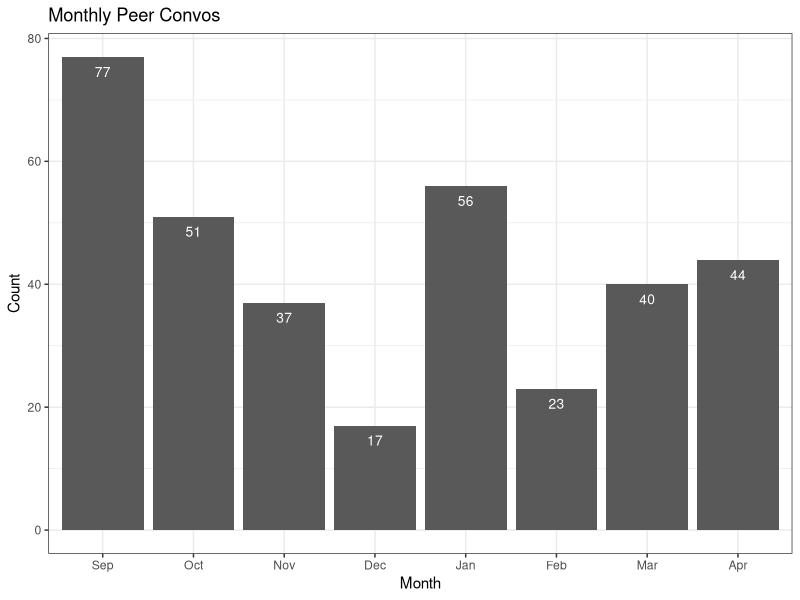
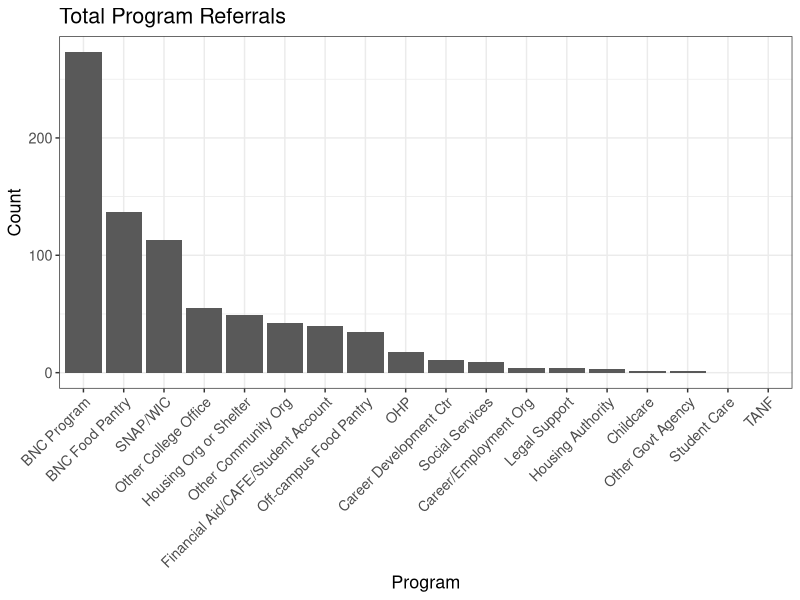
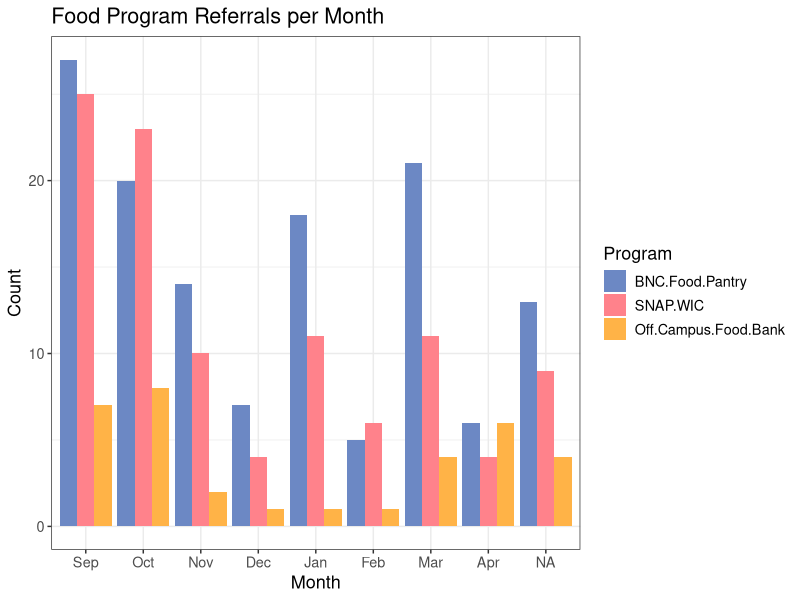
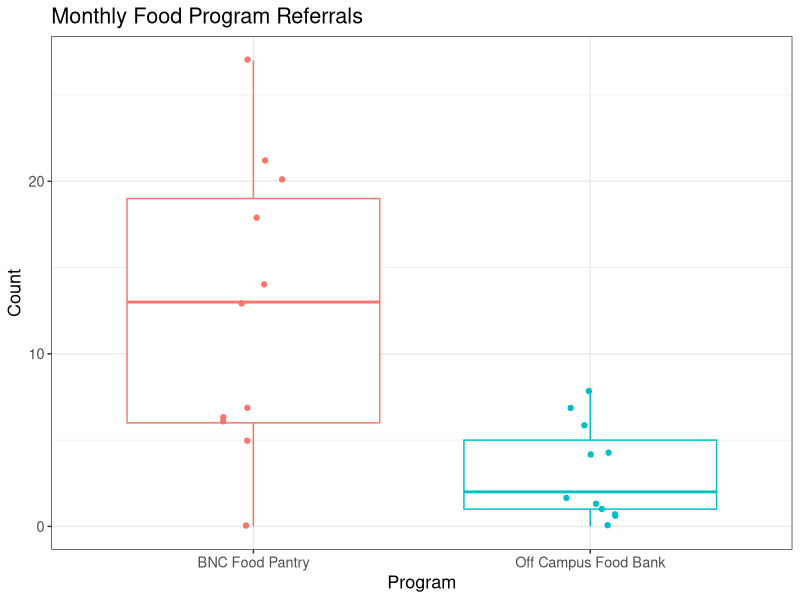
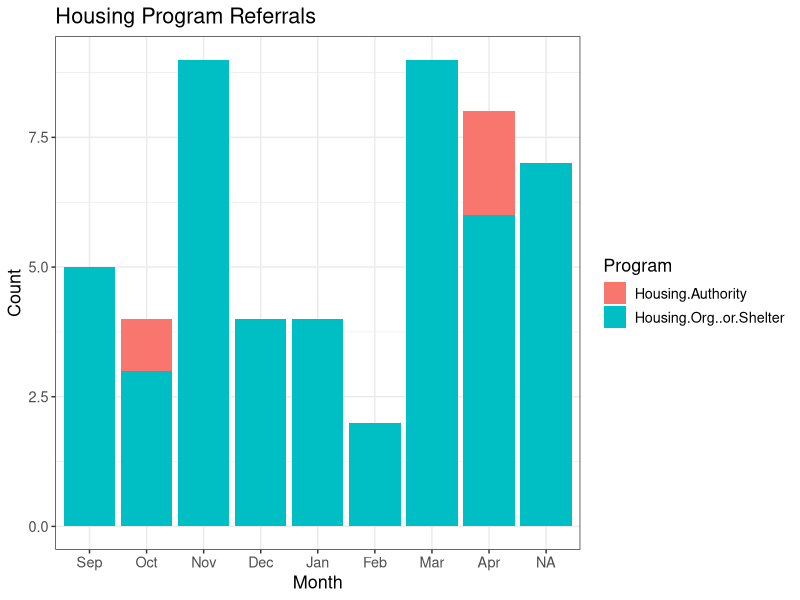
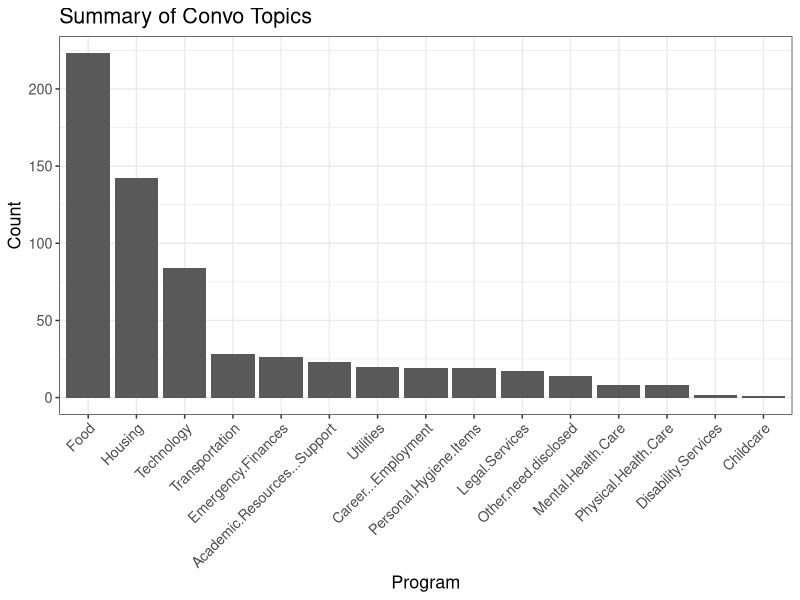
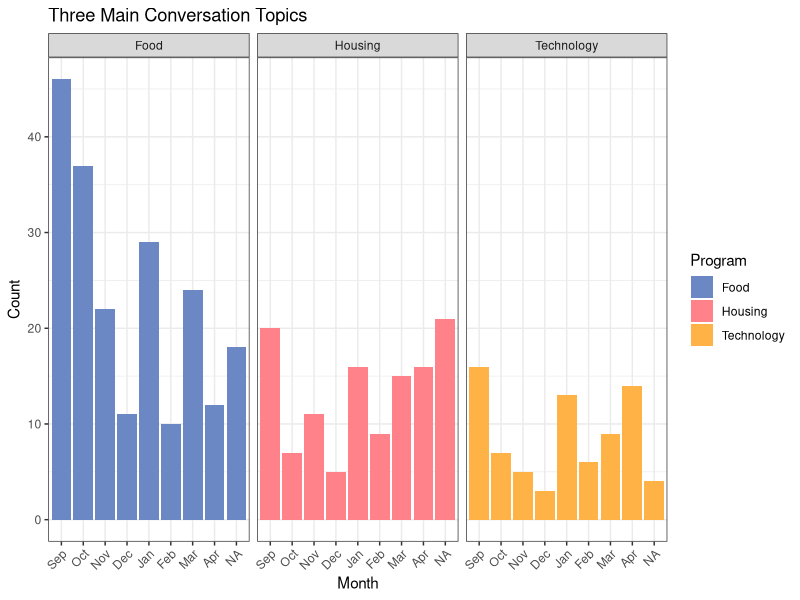
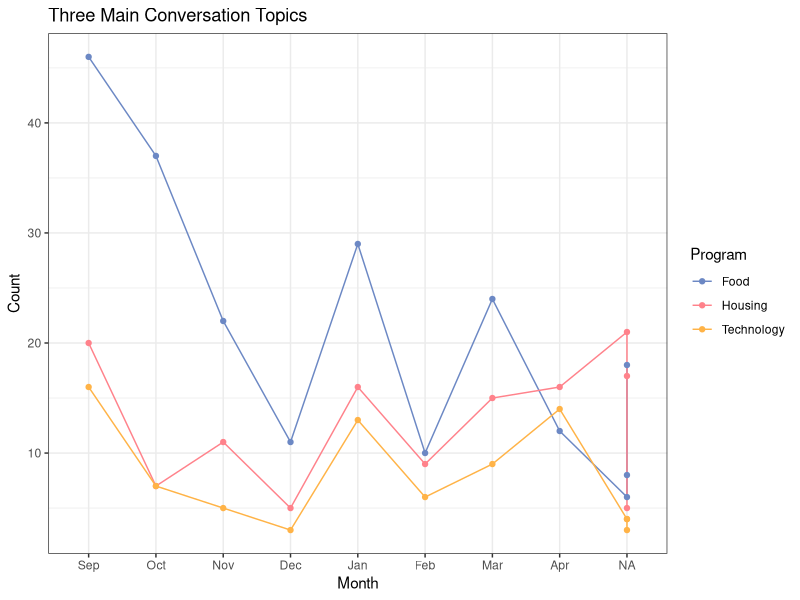

Reproduce these figures in R, in order.
## ---- chunk 1
#| label: Libraries
#| echo: false
suppressPackageStartupMessages(library(tidyverse))
## ---- chunk 2
#| label: Palette
#| echo: false
pal <- c("#6C88C4","#FF828B","#FFB347")
## ---- chunk 3
#| label: Referral Data Processing
#| echo: false
referrals <- read.csv('Referrals.csv')

month_order <- c("Sep", "Oct", "Nov", "Dec", "Jan", "Feb", "Mar", "Apr")

referrals <- referrals |>
  pivot_longer(cols = -1,
                names_to = 'Program',
                values_to = 'Count') |>
    rename(Month = Referral) |>
  mutate(Month = factor(Month, levels = month_order))
## ---- chunk 4
#| label: Monthly Peer Convos
#| echo: false

convo_counts = c(77, 51, 37, 17, 56, 23, 40, 44)

convo_totals <- data.frame(Month = factor(month_order, levels = month_order), Count = convo_counts)

ggplot(convo_totals, aes(x = Month, y = Count)) +
  geom_col() +
  theme(text=element_text(size=13, family="sans")) +
  geom_text(aes(label = Count), vjust = 2, color = "white", size = 3.5) +
  theme_bw() +
  labs(
    title = 'Monthly Peer Convos'
  )
## ---- chunk 5
#| label: Summary of Referrals
#| echo: false

referral_summary <- referrals |>
  group_by(Program) |>
  summarize(Count = sum(Count)) |>
  arrange(desc(Count)) |>
  mutate(Program = factor(Program, levels = Program))

programs = c('BNC Program', 'BNC Food Pantry', 'SNAP/WIC', 'Other College Office', 'Housing Org or Shelter', 'Other Community Org', 'Financial Aid/CAFE/Student Account', 'Off-campus Food Pantry', 'OHP', 'Career Development Ctr', 'Social Services', 'Career/Employment Org', 'Legal Support', 'Housing Authority', 'Childcare', 'Other Govt Agency', 'Student Care', 'TANF')

ggplot(referral_summary, aes(x = Program, y = Count)) +
  geom_col() +
  scale_x_discrete(labels = programs) +
  theme_bw() +
  theme(axis.text.x = element_text(angle = 45, hjust = 1),
        text=element_text(size=13, family="sans")) +
  labs(
    title = 'Total Program Referrals'
  )
## ---- chunk 6
#| label: Food Program Referrals
#| echo: false

# Isolate the food programs
food_programs <- referrals |>
  filter(Program == c('SNAP.WIC', 'BNC.Food.Pantry', 'Off.Campus.Food.Bank')) |>
  mutate(Program = factor(Program, levels = c('BNC.Food.Pantry', 'SNAP.WIC', 'Off.Campus.Food.Bank')))
  
# Create barplot of food programs
ggplot(data = food_programs, aes(x = Month, y = Count, fill = Program)) +
  geom_col(position = 'dodge') +
  scale_fill_manual(values = pal) +
  theme_bw() +
  theme(text=element_text(size=13, family="sans")) +
  labs(
    title = 'Food Program Referrals per Month'
  )
## ---- chunk 7
#| label: BNC vs. Outside Pantry Referrals
#| echo: false

food_pantries <- referrals |>
  filter(Program == c('Off.Campus.Food.Bank', 'BNC.Food.Pantry')) |>
  mutate(Program = factor(Program, levels = c('BNC.Food.Pantry', 'Off.Campus.Food.Bank')))

labels <- c('BNC Food Pantry', 'Off Campus Food Bank')

ggplot(food_pantries, aes(Program, Count, color = Program)) +
  geom_boxplot(outlier.shape = NA) + geom_jitter(width = 0.09) +
  theme_bw() +
  theme(text=element_text(size=13, family="sans"),
        legend.position = "none")+
  labs(
    title = 'Monthly Food Program Referrals',
  ) +
  scale_x_discrete(label = labels)
## ---- chunk 8
#| label: Housing Program Referrals
#| echo: false

# Isolate housing programs
housing_programs <- referrals |>
  filter(Program == 'Housing.Org..or.Shelter' | Program == 'Housing.Authority')

ggplot(data = housing_programs, aes(x = Month, y = Count, fill = Program)) +
  geom_col() +
  theme_bw() +
  theme(text=element_text(size=13, family="sans")) +
  labs(
    title = 'Housing Program Referrals'
  )
## ---- chunk 9
#| echo: false
topics <- read.csv('Topics.csv')

topics <- topics |>
  pivot_longer(cols = -1,
                names_to = 'Program',
                values_to = 'Count') |>
    rename(Month = Topic) |>
    mutate(Month = factor(Month, levels = month_order))

## ---- chunk 10
#| label: Summary of Topics
#| echo: false

topics_summary <- topics |>
  group_by(Program) |>
  summarize(Count = sum(Count)) |>
  arrange(desc(Count)) |>
  mutate(Program = factor(Program, levels = Program))

ggplot(topics_summary, aes(x = Program, y = Count)) +
  geom_col() +
  theme_bw() +
  theme(axis.text.x = element_text(angle = 45, hjust = 1),
        text=element_text(size=13, family="sans")) +
  labs(
    title = 'Summary of Convo Topics'
  )
## ---- chunk 11
#| label: Three Main Conversation Topics
#| echo: false

top3 <- topics |>
  filter(Program == 'Food' | Program == 'Housing' | Program == 'Technology')

ggplot(top3, aes(x = Month, y = Count, fill = Program)) +
  geom_bar(stat = "identity", position = "dodge") +
  facet_wrap(~Program) +
  scale_fill_manual(values = pal) +
  theme_bw() +
  theme(axis.text.x = element_text(angle = 45, hjust = 1),
    text=element_text(size=11, family="sans")) +
  labs(
    title = 'Three Main Conversation Topics'
  )
## ---- chunk 12
#| echo: false

top3 <- topics |>
  filter(Program == 'Food' | Program == 'Housing' | Program == 'Technology')

ggplot(top3, aes(x = Month, y = Count, group = Program)) +
  geom_line(aes(color = Program)) +
  geom_point(aes(color = Program)) +
  scale_color_manual(values = pal) +
  theme_bw() +
  labs(
    title = 'Three Main Conversation Topics'
  )
